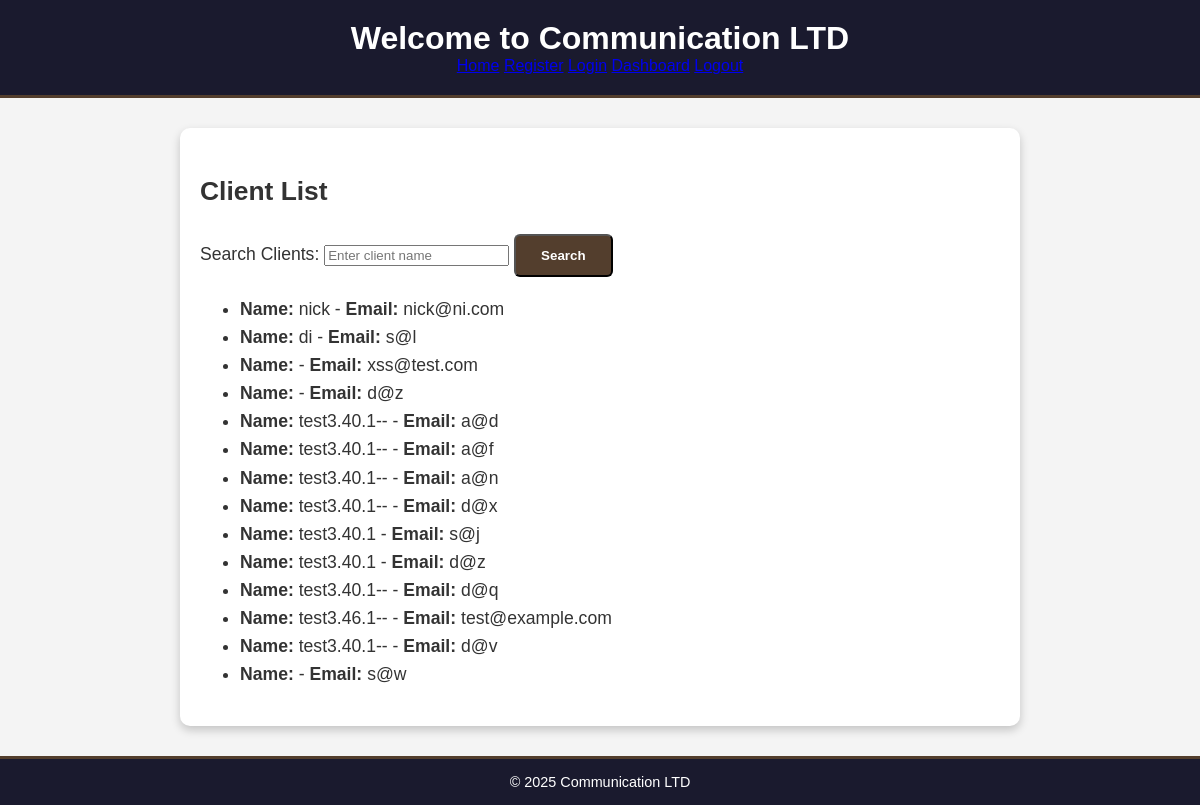
/client-list/, run on the app's committed database.
### users/models.py (models this page shows, shortened)
class Client(models.Model):
    name = models.CharField(max_length=100)
    email = models.EmailField()

### users/views.py (the view)
# urls.py: path('client-list/', views.client_list, name='client_list'),
def client_list(request):
    search_query = request.GET.get('search', '')
    conn = sqlite3.connect('db.sqlite3')
    cursor = conn.cursor()
    query = f"SELECT name, email FROM users_client WHERE name LIKE '%{search_query}%'"
    print(f"Executing query: {query}")
    cursor.execute(query)
    clients = cursor.fetchall()
    conn.close()
    clients_dict = [{'name': client[0], 'email': client[1]} for client in clients]
    return render(request, 'users/client_list.html', {'clients': clients_dict, 'search_query': search_query})

### users/templates/users/client_list.html
{% extends 'users/base.html' %}
{% block content %}
<h2>Client List</h2>
<form method="GET">
    <label for="search">Search Clients:</label>
    <input type="text" id="search" name="search" value="{{ search_query | safe }}" placeholder="Enter client name">
    <button type="submit" class="btn">Search</button>
</form>
<ul>
    {% for client in clients %}
        <li><strong>Name:</strong> {{ client.name | safe }} - <strong>Email:</strong> {{ client.email | safe }}</li>
    {% endfor %}
</ul>
{% endblock %}

### users/templates/users/base.html (shortened to what this page needs)
{% load static %}
<!DOCTYPE html>
<html lang="en">
<head>
    <link rel="stylesheet" type="text/css" href="{% static 'users/css/style.css' %}">
</head>
<body>
    <header>
        <h1>Welcome to Communication LTD</h1>
        <nav>
            <a href="{% url 'home' %}">Home</a>
            <a href="{% url 'register' %}">Register</a>
            <a href="{% url 'login' %}">Login</a>
            <a href="{% url 'dashboard' %}">Dashboard</a>
            <a href="{% url 'logout' %}">Logout</a>
        </nav>
    </header>
    <main>
        {% block content %}
        {% endblock %}
    </main>
    <footer>
        <p>&copy; 2025 Communication LTD</p>
    </footer>
</body>
</html>

### users/static/users/css/style.css (style rules this page uses)
body { font-family: 'Helvetica', Arial, sans-serif; background-color: #f4f4f4; color: #333; margin: 0; padding: 0; }
header { background-color: #1a1a2e; color: white; padding: 20px; text-align: center; border-bottom: 3px solid #533e2d; }
header h1 { font-size: 2em; margin: 0; }
main { background-color: white; color: #333; margin: 30px auto; padding: 20px; max-width: 800px; border-radius: 10px; box-shadow: 0 4px 10px rgba(0, 0, 0, 0.2); font-size: 1.1em; line-height: 1.6; }
footer { background-color: #1a1a2e; color: white; text-align: center; padding: 15px; margin-top: 20px; border-top: 3px solid #533e2d; }
footer p { margin: 0; font-size: 0.9em; }
.btn { display: inline-block; padding: 12px 25px; background-color: #533e2d; color: white; font-weight: bold; text-decoration: none; border-radius: 6px; transition: background-color 0.3s, transform 0.3s; }

### data on the page
Client: name "nick", email "nick@ni.com"
Client: email "xss@test.com"
Client: name "test3.40.1--", email "a@d"
Client: name "test3.40.1--", email "a@f"
Client: name "test3.40.1--", email "a@n"
Client: name "test3.40.1--", email "d@x"
Client: name "test3.40.1", email "s@j"
Client: name "test3.40.1", email "d@z"
Client: name "test3.40.1--", email "d@q"
Client: name "test3.46.1--", email "test@example.com"
Client: name "test3.40.1--", email "d@v"

### other printed values
{{ client.name | safe }} "di"
{{ client.email | safe }} "s@l" "d@z" "s@w"
